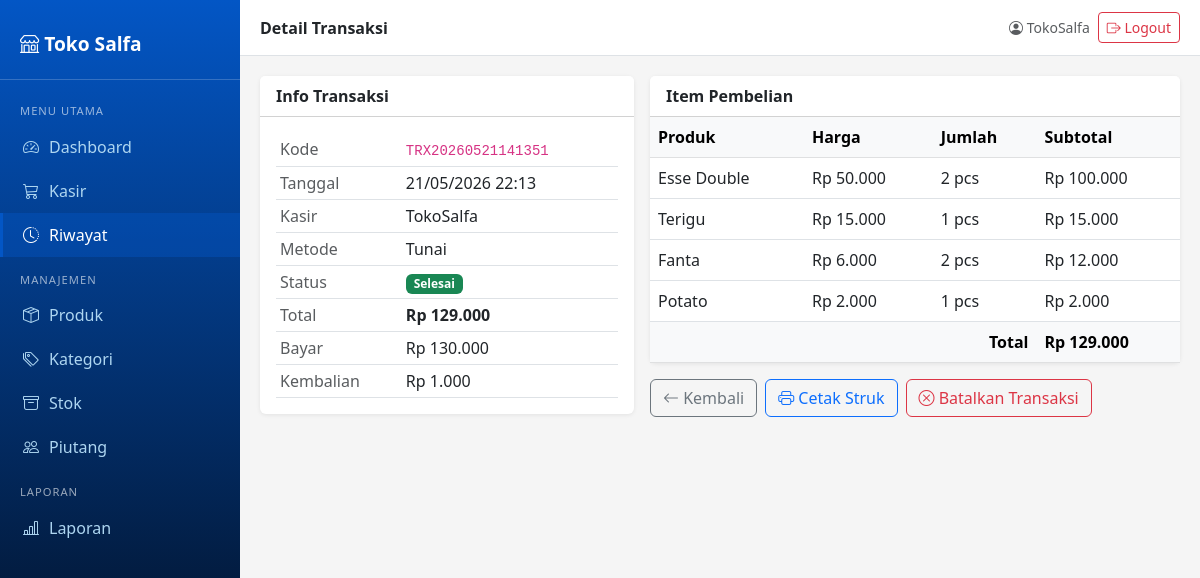
Screenshot of /kasir/riwayat/8/ (signed in) with the database file from the repository.
### kasir/models.py (models this page shows, shortened)
class Transaksi(models.Model):
    METODE_BAYAR = [
        ('tunai', 'Tunai'),
        ('transfer', 'Transfer'),
        ('qris', 'QRIS'),
        ('piutang', 'Piutang'),
    ]
    STATUS = [
        ('selesai', 'Selesai'),
        ('batal', 'Dibatalkan'),
    ]
    kasir = models.ForeignKey(User, on_delete=models.SET_NULL, null=True)
    kode_transaksi = models.CharField(max_length=20, unique=True)
    tanggal = models.DateTimeField(auto_now_add=True)
    total = models.DecimalField(max_digits=12, decimal_places=0, default=0)
    bayar = models.DecimalField(max_digits=12, decimal_places=0, default=0)
    kembalian = models.DecimalField(max_digits=12, decimal_places=0, default=0)
    metode_bayar = models.CharField(max_length=20, choices=METODE_BAYAR, default='tunai')
    status = models.CharField(max_length=10, choices=STATUS, default='selesai')
    alasan_batal = models.TextField(blank=True)
    class Meta:
        verbose_name_plural = "Transaksi"

class DetailTransaksi(models.Model):
    transaksi = models.ForeignKey(Transaksi, on_delete=models.CASCADE, related_name='detail')
    produk = models.ForeignKey(Produk, on_delete=models.SET_NULL, null=True)
    jumlah = models.IntegerField()
    harga_satuan = models.DecimalField(max_digits=12, decimal_places=0)
    subtotal = models.DecimalField(max_digits=12, decimal_places=0)

### produk/models.py (models this page shows, shortened)
class Produk(models.Model):
    kategori = models.ForeignKey(Kategori, on_delete=models.SET_NULL, null=True, blank=True)
    nama = models.CharField(max_length=200)
    barcode = models.CharField(max_length=100, unique=True, blank=True, null=True)
    harga_jual = models.DecimalField(max_digits=12, decimal_places=0)
    harga_beli = models.DecimalField(max_digits=12, decimal_places=0)
    stok = models.IntegerField(default=0)
    stok_minimum = models.IntegerField(default=5)
    satuan = models.CharField(max_length=20, default='pcs')
    aktif = models.BooleanField(default=True)
    dibuat = models.DateTimeField(auto_now_add=True)
    diubah = models.DateTimeField(auto_now=True)
    class Meta:
        verbose_name_plural = "Produk"

### kasir/views.py (the view)
# urls.py: path('riwayat/<int:pk>/', views.detail_transaksi, name='detail'),
@login_required
def detail_transaksi(request, pk):
    transaksi = get_object_or_404(Transaksi, pk=pk)
    detail = transaksi.detail.select_related('produk').all()
    return render(request, 'kasir/detail.html', {
        'transaksi': transaksi,
        'detail': detail,
    })

### produk/templatetags/format_rupiah.py (called while the page is built)
@register.filter
def rupiah(value):
    try:
        value = int(value)
        return f"Rp {value:,}".replace(',', '.')
    except (ValueError, TypeError):
        return value

### templates/kasir/detail.html (shortened to what this page needs)
{% extends 'base.html' %}
{% load format_rupiah %}
{% block page_title %}Detail Transaksi{% endblock %}
{% block content %}
<div class="row g-3">
  <div class="col-md-5">
    <div class="card">
      <div class="card-header bg-white fw-semibold">Info Transaksi</div>
      <div class="card-body">
        <table class="table table-sm mb-0">
          <tr><td class="text-muted">Kode</td><td><code>{{ transaksi.kode_transaksi }}</code></td></tr>
          <tr><td class="text-muted">Tanggal</td><td>{{ transaksi.tanggal|date:"d/m/Y H:i" }}</td></tr>
          <tr><td class="text-muted">Kasir</td><td>{{ transaksi.kasir.username|default:"-" }}</td></tr>
          <tr><td class="text-muted">Metode</td><td>{{ transaksi.get_metode_bayar_display }}</td></tr>
          <tr>
            <td class="text-muted">Status</td>
            <td>
              {% if transaksi.status == 'batal' %}
                <span class="badge bg-danger">Dibatalkan</span>
                <div class="text-muted small mt-1">{{ transaksi.alasan_batal }}</div>
              {% else %}
                <span class="badge bg-success">Selesai</span>
              {% endif %}
            </td>
          </tr>
          <tr><td class="text-muted">Total</td><td class="fw-bold">{{ transaksi.total|rupiah }}</td></tr>
          <tr><td class="text-muted">Bayar</td><td>{{ transaksi.bayar|rupiah }}</td></tr>
          <tr><td class="text-muted">Kembalian</td><td>{{ transaksi.kembalian|rupiah }}</td></tr>
        </table>
      </div>
    </div>
  </div>
  <div class="col-md-7">
    <div class="card">
      <div class="card-header bg-white fw-semibold">Item Pembelian</div>
      <div class="card-body p-0">
        <table class="table mb-0">
          <thead class="table-light">
            <tr><th>Produk</th><th>Harga</th><th>Jumlah</th><th>Subtotal</th></tr>
          </thead>
          <tbody>
            {% for d in detail %}
            <tr>
              <td>{{ d.produk.nama }}</td>
              <td>{{ d.harga_satuan|rupiah }}</td>
              <td>{{ d.jumlah }} {{ d.produk.satuan }}</td>
              <td>{{ d.subtotal|rupiah }}</td>
            </tr>
            {% endfor %}
          </tbody>
          <tfoot class="table-light">
            <tr>
              <td colspan="3" class="text-end fw-bold">Total</td>
              <td class="fw-bold">{{ transaksi.total|rupiah }}</td>
            </tr>
          </tfoot>
        </table>
      </div>
    </div>
    <div class="mt-3 d-flex gap-2">
      <a href="{% url 'kasir:riwayat' %}" class="btn btn-outline-secondary">
        <i class="bi bi-arrow-left"></i> Kembali
      </a>
      {% if transaksi.status == 'selesai' %}
      <button class="btn btn-outline-primary" onclick="cetakStruk()">
        <i class="bi bi-printer"></i> Cetak Struk
      </button>
      <a href="{% url 'kasir:batal' transaksi.pk %}" class="btn btn-outline-danger">
        <i class="bi bi-x-circle"></i> Batalkan Transaksi
      </a>
      {% else %}
      <span class="btn btn-danger disabled">
        <i class="bi bi-x-circle"></i> Transaksi Dibatalkan
      </span>
      {% endif %}
    </div>
  </div>
</div>
{% endblock %}

### templates/base.html (shortened to what this page needs)
<!DOCTYPE html>
<html lang="id">
<head>
  <link href="https://cdn.jsdelivr.net/npm/bootstrap@5.3.0/dist/css/bootstrap.min.css" rel="stylesheet">
  <link href="https://cdn.jsdelivr.net/npm/bootstrap-icons@1.11.0/font/bootstrap-icons.css" rel="stylesheet">
</head>
<body>
<div class="sidebar" id="sidebar">
  <div class="brand">
    <i class="bi bi-shop"></i> Toko Salfa
  </div>
  <nav class="mt-2">
    <div class="nav-section">Menu Utama</div>
    <a href="{% url 'dashboard' %}" class="nav-link {% if request.resolver_match.url_name == 'dashboard' %}active{% endif %}">
      <i class="bi bi-speedometer2"></i> Dashboard
    </a>
    <a href="{% url 'kasir:kasir' %}" class="nav-link {% if request.resolver_match.url_name == 'kasir' %}active{% endif %}">
      <i class="bi bi-cart3"></i> Kasir
    </a>
    <a href="{% url 'kasir:riwayat' %}" class="nav-link {% if request.resolver_match.url_name == 'riwayat' or request.resolver_match.url_name == 'detail' or request.resolver_match.url_name == 'batal' %}active{% endif %}">
      <i class="bi bi-clock-history"></i> Riwayat
    </a>
    <div class="nav-section">Manajemen</div>
    <a href="{% url 'produk:list' %}" class="nav-link {% if request.resolver_match.url_name == 'list' and request.resolver_match.namespace == 'produk' %}active{% endif %}">
      <i class="bi bi-box-seam"></i> Produk
    </a>
    <a href="{% url 'produk:kategori' %}" class="nav-link {% if request.resolver_match.url_name == 'kategori' %}active{% endif %}">
      <i class="bi bi-tags"></i> Kategori
    </a>
    <a href="{% url 'stok:list' %}" class="nav-link {% if 'stok' in request.resolver_match.namespace %}active{% endif %}">
      <i class="bi bi-archive"></i> Stok
    </a>
    <a href="{% url 'piutang:list' %}" class="nav-link {% if 'piutang' in request.resolver_match.namespace %}active{% endif %}">
      <i class="bi bi-people"></i> Piutang
    </a>
    <div class="nav-section">Laporan</div>
    <a href="{% url 'laporan:dashboard' %}" class="nav-link {% if 'laporan' in request.resolver_match.namespace %}active{% endif %}">
      <i class="bi bi-bar-chart-line"></i> Laporan
    </a>
  </nav>
</div>
<div class="main-content">
  <div class="topbar">
    <div class="d-flex align-items-center">
      <span class="fw-semibold">{% block page_title %}Dashboard{% endblock %}</span>
    </div>
    <div class="d-flex align-items-center gap-2">
      <span class="text-muted small d-none d-md-inline">
        <i class="bi bi-person-circle"></i> {{ request.user.username }}
      </span>
      <form method="post" action="{% url 'logout' %}" class="d-inline">
        <button type="submit" class="btn btn-sm btn-outline-danger"
                onclick="return confirm('Yakin ingin keluar?')">
          <i class="bi bi-box-arrow-right"></i>
          <span class="d-none d-md-inline">Logout</span>
        </button>
      </form>
    </div>
  </div>
  {% block content %}{% endblock %}
</div>
</body>
</html>

### templates/base.html (style rules this page uses)
body { background-color: #f5f5f5; }
.sidebar { min-height: 100vh; background: linear-gradient(180deg, #0356C5 0%, #02060E 100%); width: 240px; position: fixed; top: 0; left: 0; padding-top: 20px; z-index: 1040; transition: transform 0.3s ease; }
.sidebar .brand { color: white; font-size: 1.2rem; font-weight: bold; padding: 10px 20px 20px; border-bottom: 1px solid rgba(255, 255, 255, 0.2); }
.sidebar .nav-link { color: #aed6f1; padding: 10px 20px; display: flex; align-items: center; gap: 10px; border-left: 3px solid transparent; }
.sidebar .nav-link:hover, .sidebar .nav-link.active { background: rgba(3, 86, 197, 0.4); color: white; border-left: 3px solid #0356C5; }
.sidebar .nav-section { color: rgba(255, 255, 255, 0.6); font-size: 0.7rem; text-transform: uppercase; padding: 15px 20px 5px; letter-spacing: 1px; }
.main-content { margin-left: 240px; padding: 20px; transition: margin-left 0.3s ease; }
.topbar { background: white; padding: 12px 20px; margin: -20px -20px 20px; border-bottom: 1px solid #dee2e6; display: flex; justify-content: space-between; align-items: center; }
.card { border: none; box-shadow: 0 1px 4px rgba(0,0,0,0.08); }

### rows the page displays
DetailTransaksi: produk.nama "Esse Double", harga_satuan|rupiah "Rp 50.000", jumlah "2", produk.satuan "pcs", subtotal|rupiah "Rp 100.000"
DetailTransaksi: produk.nama "Terigu", harga_satuan|rupiah "Rp 15.000", jumlah "1", produk.satuan "pcs", subtotal|rupiah "Rp 15.000"
DetailTransaksi: produk.nama "Fanta", harga_satuan|rupiah "Rp 6.000", jumlah "2", produk.satuan "pcs", subtotal|rupiah "Rp 12.000"
DetailTransaksi: produk.nama "Potato", harga_satuan|rupiah "Rp 2.000", jumlah "1", produk.satuan "pcs", subtotal|rupiah "Rp 2.000"

### other values shown
{{ request.user.username }} "TokoSalfa"
